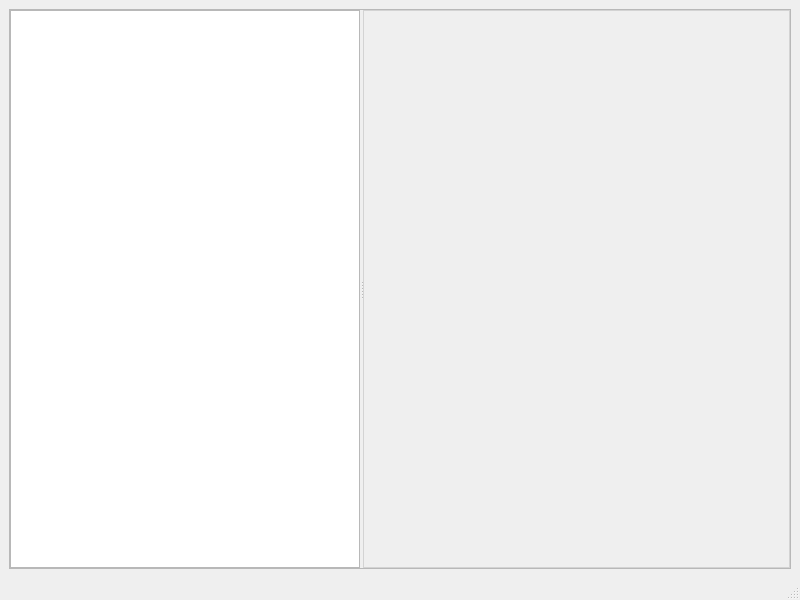
<?xml version="1.0" encoding="UTF-8"?>
<ui version="4.0">
 <class>MainWindow</class>
 <widget class="QMainWindow" name="MainWindow">
  <property name="geometry">
   <rect>
    <x>0</x>
    <y>0</y>
    <width>800</width>
    <height>600</height>
   </rect>
  </property>
  <property name="windowTitle">
   <string>MainWindow</string>
  </property>
  <widget class="QWidget" name="centralwidget">
   <layout class="QHBoxLayout" name="horizontalLayout">
    <item>
     <widget class="QSplitter" name="splitter">
      <property name="minimumSize">
       <size>
        <width>4</width>
        <height>0</height>
       </size>
      </property>
      <property name="frameShape">
       <enum>QFrame::StyledPanel</enum>
      </property>
      <property name="frameShadow">
       <enum>QFrame::Sunken</enum>
      </property>
      <property name="orientation">
       <enum>Qt::Horizontal</enum>
      </property>
      <property name="handleWidth">
       <number>3</number>
      </property>
      <property name="childrenCollapsible">
       <bool>false</bool>
      </property>
      <widget class="QListWidget" name="listWidget">
       <property name="minimumSize">
        <size>
         <width>150</width>
         <height>0</height>
        </size>
       </property>
       <property name="maximumSize">
        <size>
         <width>350</width>
         <height>16777215</height>
        </size>
       </property>
      </widget>
      <widget class="QFrame" name="mainFrame">
       <property name="styleSheet">
        <string notr="true">border : 1px solid lightgray;</string>
       </property>
       <property name="frameShape">
        <enum>QFrame::StyledPanel</enum>
       </property>
       <property name="frameShadow">
        <enum>QFrame::Raised</enum>
       </property>
       <property name="lineWidth">
        <number>4</number>
       </property>
       <layout class="QVBoxLayout" name="verticalLayout_2">
        <item>
         <layout class="QVBoxLayout" name="verticalLayout"/>
        </item>
       </layout>
      </widget>
     </widget>
    </item>
   </layout>
  </widget>
  <widget class="QMenuBar" name="menubar">
   <property name="geometry">
    <rect>
     <x>0</x>
     <y>0</y>
     <width>800</width>
     <height>21</height>
    </rect>
   </property>
  </widget>
  <widget class="QStatusBar" name="statusbar"/>
 </widget>
 <resources/>
 <connections/>
</ui>
